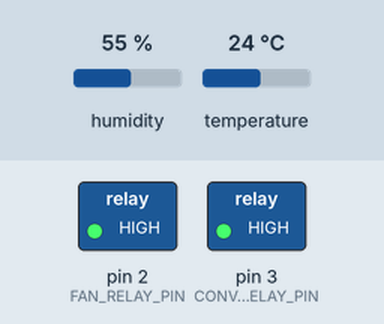
The sketch below on a simulated Arduino Uno, built with avr-gcc and run on an emulated ATmega328P. Shown: switched loads named in the sketch (green lamp = pin HIGH). The test bench sets the inputs (shaded band); at power-on: temperature 24 °C, humidity 55 %.

Above: at 2.8 s.
2.9 s: temperature set to 28.2 °C
5.6 s: temperature set to 29.5 °C
At 6.5 s:
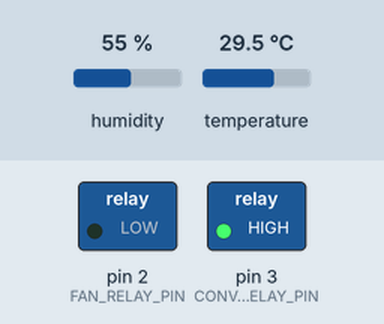
8.3 s: temperature set to 12 °C
At 11.2 s:
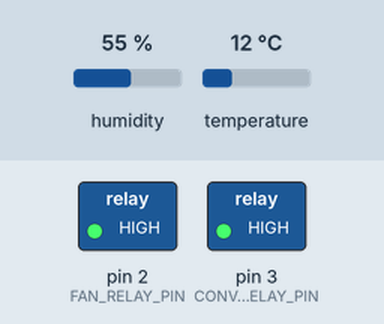
11.5 s: temperature set to 33 °C
At 17.4 s:
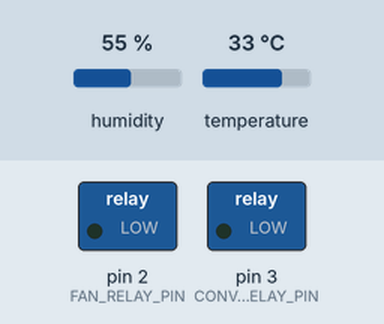
17.5 s: temperature set to 19 °C
At 18.8 s:
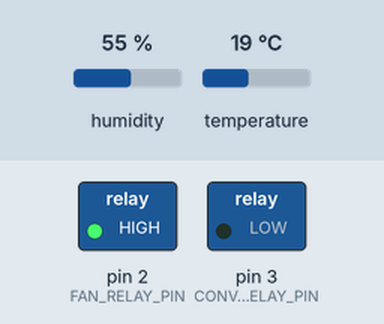
Timing chart, 0 to 20.5 s (numbered marks = the images above; inputs shaded):
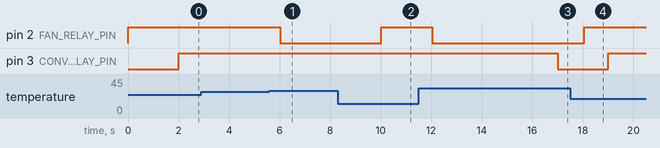

Measured:
- the behaviour switches between 28.9 and 29 °C on temperature (found by bisection; images 0 and 1)
- after the input at 2.9 s, every drawn part: stays the same
- after the input at 5.6 s, pin 2 (FAN_RELAY_PIN): HIGH → LOW after 0.42 s
- after the input at 8.3 s, pin 2 (FAN_RELAY_PIN): LOW → HIGH after 1.7 s
- after the input at 11.5 s, pin 2 (FAN_RELAY_PIN): HIGH → LOW after 0.54 s
- after the input at 17.5 s, pin 2 (FAN_RELAY_PIN): LOW → HIGH after 0.55 s

The sketch:

project_nano.ino
```cpp
#include "DHT.h"

// -------- RELAY PINS --------
#define FAN_RELAY_PIN 2        // Relay 1 for fan
#define CONVEYOR_RELAY_PIN 3   // Relay 2 for conveyor belt

// -------- DHT SENSOR --------
#define DHTPIN 4
#define DHTTYPE DHT22
DHT dht(DHTPIN, DHTTYPE);

// -------- TIMERS --------
unsigned long lastConveyorChange = 0;
bool conveyorState = false;   // OFF initially

const unsigned long conveyorOnTime = 15000;   // 2s ON
const unsigned long conveyorOffTime = 2000; // 15s OFF

void setup() {
  pinMode(FAN_RELAY_PIN, OUTPUT);
  pinMode(CONVEYOR_RELAY_PIN, OUTPUT);

  digitalWrite(FAN_RELAY_PIN, LOW);        // Fan OFF
  digitalWrite(CONVEYOR_RELAY_PIN, LOW);   // Conveyor OFF

  dht.begin();
}

void loop() {
  unsigned long currentMillis = millis();

  // ---------- FAN CONTROL ----------
  float temp = dht.readTemperature();
  if (!isnan(temp)) {
    if (temp < 29.0) {
      digitalWrite(FAN_RELAY_PIN, HIGH);   // Fan ON
    } else {
      digitalWrite(FAN_RELAY_PIN, LOW);    // Fan OFF
    }
  }

  // ---------- CONVEYOR CONTROL ----------
  if (conveyorState) { // Conveyor ON
    if (currentMillis - lastConveyorChange >= conveyorOnTime) {
      digitalWrite(CONVEYOR_RELAY_PIN, LOW);
      conveyorState = false;
      lastConveyorChange = currentMillis;
    }
  } else { // Conveyor OFF
    if (currentMillis - lastConveyorChange >= conveyorOffTime) {
      digitalWrite(CONVEYOR_RELAY_PIN, HIGH);
      conveyorState = true;
      lastConveyorChange = currentMillis;
    }
  }
}
```
